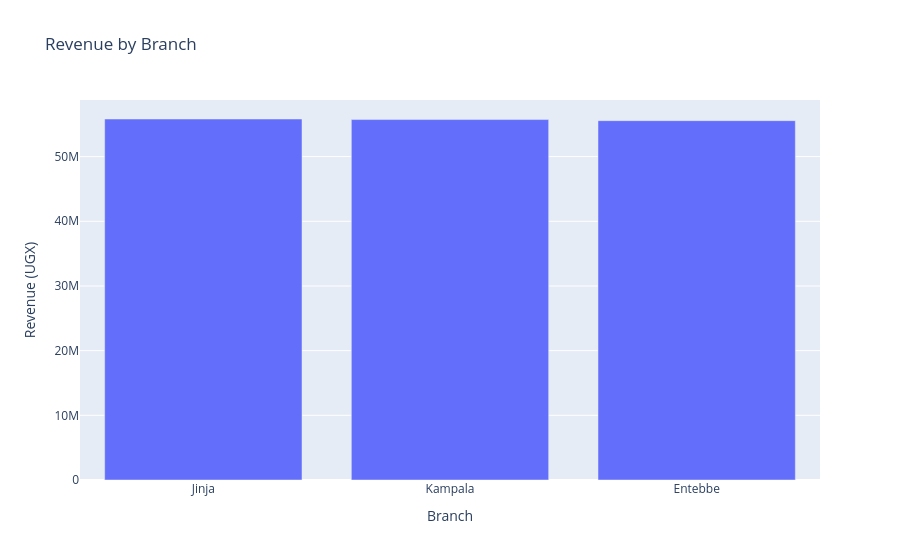

The code cell stored with this chart in its notebook:
### Markdown cell above
Create the chart

### Code cell
fig = px.bar(
    branch_revenue,
    x="Branch",
    y="Total_Sales",
    title="Revenue by Branch",
    labels={"Total_Sales": "Revenue (UGX)"}
)

fig.show()

### Figure 1 — Plotly figure (JSON) as saved in the notebook; plotly's stock layout.template omitted (floating-point values rounded to 4 significant figures)
{"data": [{"hovertemplate": "Branch=%{x}<br>Revenue (UGX)=%{y}<extra></extra>", "legendgroup": "", "marker": {"color": "#636efa", "pattern": {"shape": ""}}, "name": "", "orientation": "v", "showlegend": false, "textposition": "auto", "type": "bar", "x": ["Jinja", "Kampala", "Entebbe"], "xaxis": "x", "y": [55816000, 55728000, 55560000], "yaxis": "y"}], "layout": {"barmode": "relative", "legend": {"tracegroupgap": 0}, "title": {"text": "Revenue by Branch"}, "xaxis": {"anchor": "y", "domain": [0, 1], "title": {"text": "Branch"}}, "yaxis": {"anchor": "x", "domain": [0, 1], "title": {"text": "Revenue (UGX)"}}}}
